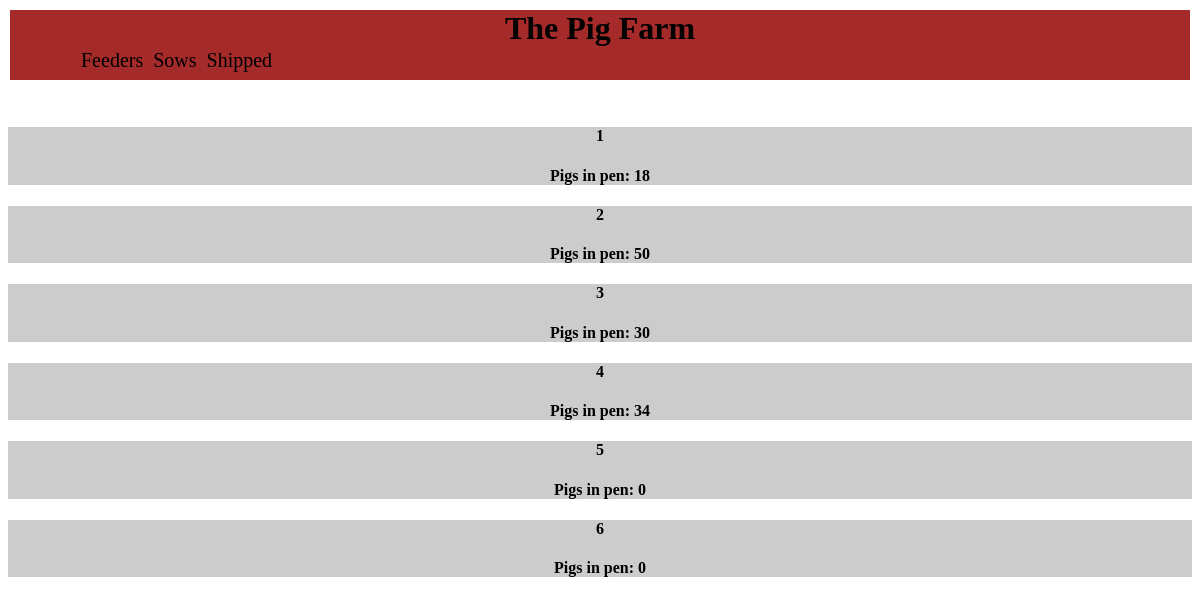
The app's page /pigs/ (signed in), older data.
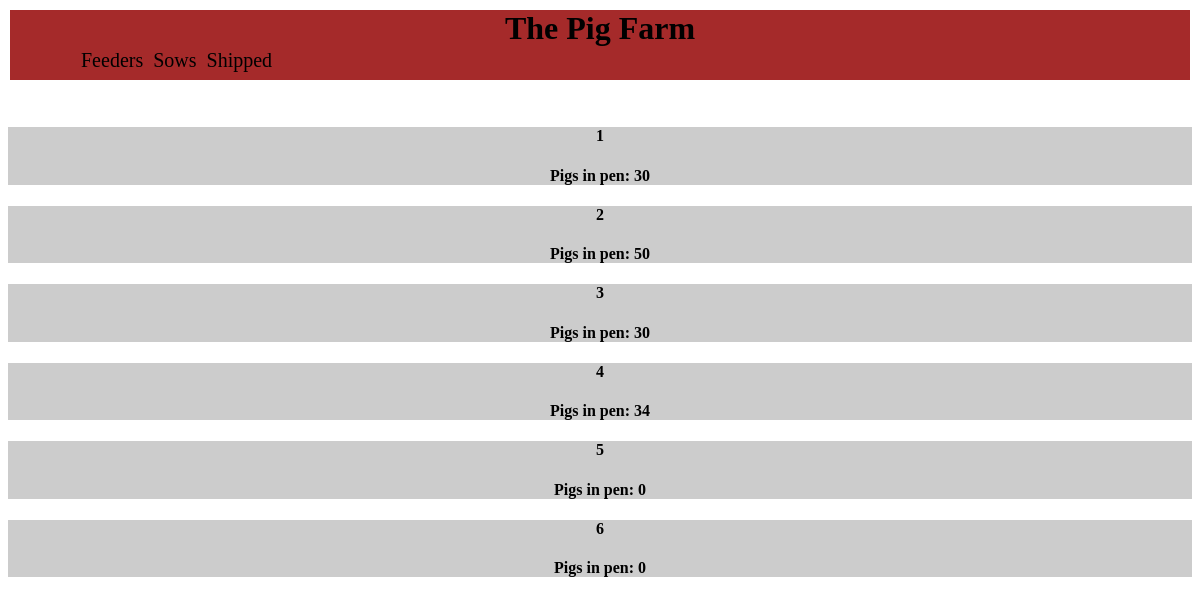
The same page, newer data.
### pigs/models.py (models this page shows, shortened)
class Pigpen(models.Model):
    pen = models.CharField(max_length=2)
    def __str__(self):
        return self.pen

class Pigsinpen(models.Model):
    pigpen = models.ForeignKey(Pigpen,on_delete=models.CASCADE)
    pigs = models.PositiveIntegerField()
    pig_cost_total = models.DecimalField(max_digits=6,decimal_places=2)
    date = models.DateTimeField()
    notes = models.CharField(max_length = 300,blank=True,null = True)

### pigs/views.py (the view)
class indexview(LoginRequiredMixin, generic.ListView):
    model = Pigpen
    template_name = 'pigs/indexview.html'

### pigs/templates/pigs/indexview.html (shortened to what this page needs)
﻿<!DOCTYPE html>
{% load static %}
<link rel="stylesheet" type="text/css" href="{% static 'pigs/indexviewstyles.css' %}" />
<link rel="stylesheet" type="text/css" href="{% static 'pigs/Generalstyles.css' %}" />
<html lang="en" xmlns="http://www.w3.org/1999/xhtml">
<head>
</head>
<body>
    <div class="header">
        <h1>The Pig Farm</h1>
        <ul>
        <li class="feederpigs"><a class="nostyle" href="#Feeders" onclick="testFunc(this)">Feeders</a></li>
        <li><a class="nostyle" href="#Sows" onclick="testFunc(this)">Sows</a></li>
        <li><a class="nostyle" href="{% url 'pigs:shippedpigs' %}">Shipped</a></li>
        </ul>
    </div>
        <div class="containers" id="Feeders">
        <div class="scroll"></div>
        {% for pen in pigpen_list %}
        <a class="pens" href="{% url 'pigs:pen' pen %}">
            <div class="penwrapper">
                <h4>{{pen}}</h4>
                {% for pig in pen.pigsinpen_set.all %}
                {% if forloop.last %}
                <h4>Pigs in pen: {{pig.pigs}} </h4>
                {%endif%}
                {%empty%}
                <h4>Pigs in pen: 0</h4>
                {%endfor%}
            </div>
        </a>
        {%endfor%}
       </div>
</body>
</html>

Row changes from the older to the newer data that the page shows:
removed Pigsinpen: pigs "18", shown under Pigpen (number 1 of 6 on the later page)
added Pigsinpen: pigs "30", shown under Pigpen (number 1 of 6 on the later page)
